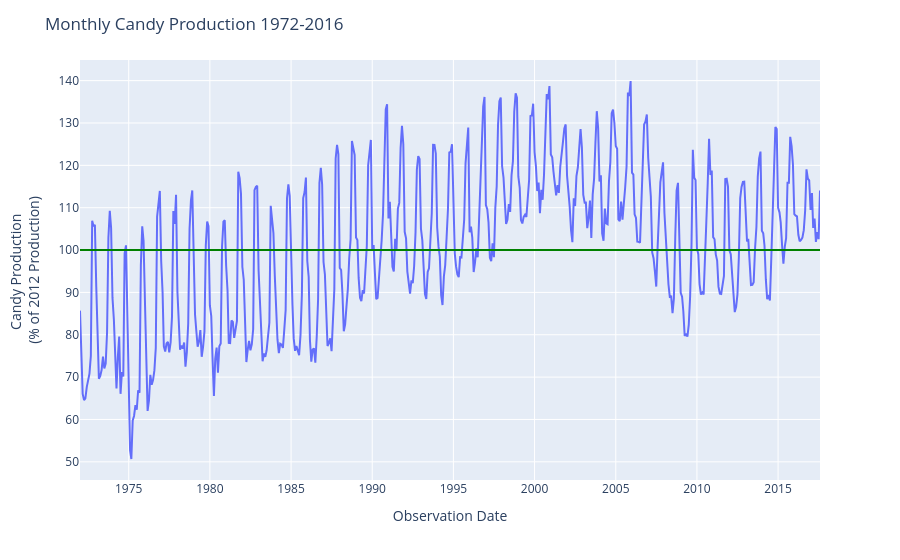

Write notebook code for a chart like this one.
### Code cell
fig = px.line(candy_df, x='observation_date', y='IPG3113N', labels={'observation_date':'Observation Date', 'IPG3113N':'Candy Production <br>(% of 2012 Production)'})
fig.update_layout(title='Monthly Candy Production 1972-2016')
fig.add_hline(y=100, line_color='Green')
fig.show()

### Figure 1 — Plotly figure (JSON) as saved in the notebook; plotly's stock layout.template omitted (floating-point values rounded to 4 significant figures; data arrays with more than 128 entries replaced by an {"elided": "..."} marker saying what was removed)
{"data": [{"hovertemplate": "Observation Date=%{x}<br>Candy Production <br>(% of 2012 Production)=%{y}<extra></extra>", "legendgroup": "", "line": {"color": "#636efa", "dash": "solid"}, "marker": {"symbol": "circle"}, "mode": "lines", "name": "", "orientation": "v", "showlegend": false, "type": "scatter", "x": {"elided": "548 str values"}, "xaxis": "x", "y": {"elided": "548 float values"}, "yaxis": "y"}], "layout": {"autosize": true, "legend": {"tracegroupgap": 0}, "margin": {"t": 60}, "shapes": [{"line": {"color": "Green"}, "type": "line", "x0": 0, "x1": 1, "xref": "x domain", "y0": 100, "y1": 100, "yref": "y"}], "title": {"text": "Monthly Candy Production 1972-2016"}, "xaxis": {"anchor": "y", "autorange": true, "domain": [0, 1], "range": ["1972-01-01", "2017-08-01"], "title": {"text": "Observation Date"}, "type": "date"}, "yaxis": {"anchor": "x", "autorange": true, "domain": [0, 1], "range": [45.71, 144.9], "title": {"text": "Candy Production <br>(% of 2012 Production)"}, "type": "linear"}}}
